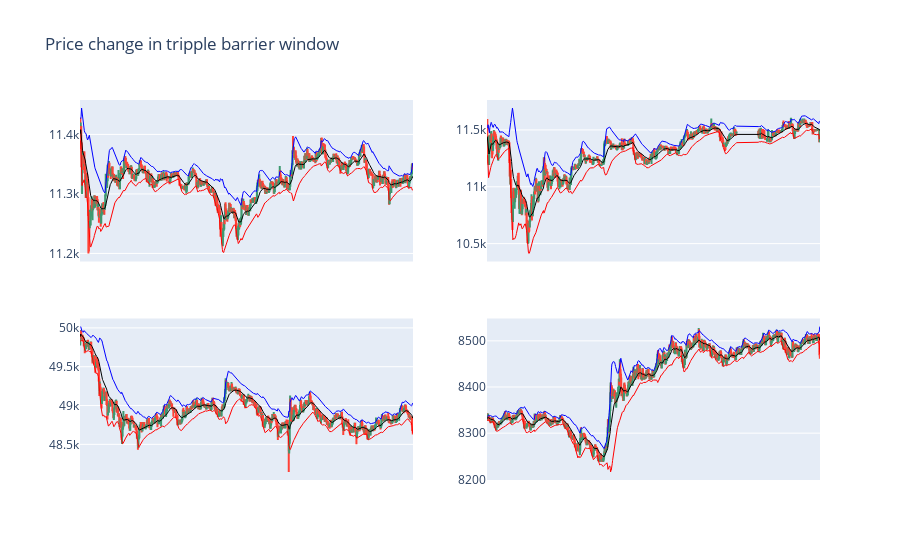

The cell this chart's notebook holds for it:
### Code cell
import random
import plotly.graph_objects as go
from plotly.subplots import make_subplots

n = 2; m = 2
label_1 = labels[labels['bin'] == 0]
list_1 = random.sample(list(label_1.index), k = n*m)

fig = make_subplots(
    rows = n, cols = m
)

for idx, st in enumerate(list_1):
  et = triple_barrier_events.loc[st]['t1']
  gr_dt = data.loc[st:et]
  avg, upper, lower = bbands(gr_dt['close'], 20, no_of_stdev=2)
  fig.add_trace(go.Candlestick(x=gr_dt.index,
                open=gr_dt.open, high=gr_dt.high,
                low=gr_dt.low, close=gr_dt.close),
                row = idx//n + 1, col = idx%m + 1)
  fig.add_trace(go.Scatter(x=gr_dt.index, y = avg,
                           line = dict(color='black', width=1)),
                row = idx//n + 1, col = idx%m + 1)
  fig.add_trace(go.Scatter(x=gr_dt.index, y = upper,
                           line = dict(color='blue', width=1)),
                row = idx//n + 1, col = idx%m + 1)
  fig.add_trace(go.Scatter(x=gr_dt.index, y = lower,
                           line = dict(color='red', width=1)),
                row = idx//n + 1, col = idx%m + 1)
  
  fig.update_xaxes(rangeslider_visible=False, visible = False)

fig.update_layout(title = 'Price change in tripple barrier window ')
fig.update_traces(showlegend = False)
fig.show()

### Figure 1 — Plotly figure (JSON) as saved in the notebook; plotly's stock layout.template omitted (floating-point values rounded to 4 significant figures; data arrays with more than 128 entries replaced by an {"elided": "..."} marker saying what was removed)
{"data": [{"close": {"elided": "731 float values"}, "high": {"elided": "731 float values"}, "low": {"elided": "731 float values"}, "open": {"elided": "731 float values"}, "showlegend": false, "type": "candlestick", "x": {"elided": "731 str values"}, "xaxis": "x", "yaxis": "y"}, {"line": {"color": "black", "width": 1}, "showlegend": false, "type": "scatter", "x": {"elided": "731 str values"}, "xaxis": "x", "y": {"elided": "731 float values"}, "yaxis": "y"}, {"line": {"color": "blue", "width": 1}, "showlegend": false, "type": "scatter", "x": {"elided": "731 str values"}, "xaxis": "x", "y": {"elided": "731 float values"}, "yaxis": "y"}, {"line": {"color": "red", "width": 1}, "showlegend": false, "type": "scatter", "x": {"elided": "731 str values"}, "xaxis": "x", "y": {"elided": "731 float values"}, "yaxis": "y"}, {"close": {"elided": "704 float values"}, "high": {"elided": "704 float values"}, "low": {"elided": "704 float values"}, "open": {"elided": "704 float values"}, "showlegend": false, "type": "candlestick", "x": {"elided": "704 str values"}, "xaxis": "x2", "yaxis": "y2"}, {"line": {"color": "black", "width": 1}, "showlegend": false, "type": "scatter", "x": {"elided": "704 str values"}, "xaxis": "x2", "y": {"elided": "704 float values"}, "yaxis": "y2"}, {"line": {"color": "blue", "width": 1}, "showlegend": false, "type": "scatter", "x": {"elided": "704 str values"}, "xaxis": "x2", "y": {"elided": "704 float values"}, "yaxis": "y2"}, {"line": {"color": "red", "width": 1}, "showlegend": false, "type": "scatter", "x": {"elided": "704 str values"}, "xaxis": "x2", "y": {"elided": "704 float values"}, "yaxis": "y2"}, {"close": {"elided": "733 float values"}, "high": {"elided": "733 float values"}, "low": {"elided": "733 float values"}, "open": {"elided": "733 float values"}, "showlegend": false, "type": "candlestick", "x": {"elided": "733 str values"}, "xaxis": "x3", "yaxis": "y3"}, {"line": {"color": "black", "width": 1}, "showlegend": false, "type": "scatter", "x": {"elided": "733 str values"}, "xaxis": "x3", "y": {"elided": "733 float values"}, "yaxis": "y3"}, {"line": {"color": "blue", "width": 1}, "showlegend": false, "type": "scatter", "x": {"elided": "733 str values"}, "xaxis": "x3", "y": {"elided": "733 float values"}, "yaxis": "y3"}, {"line": {"color": "red", "width": 1}, "showlegend": false, "type": "scatter", "x": {"elided": "733 str values"}, "xaxis": "x3", "y": {"elided": "733 float values"}, "yaxis": "y3"}, {"close": {"elided": "1009 float values"}, "high": {"elided": "1009 float values"}, "low": {"elided": "1009 float values"}, "open": {"elided": "1009 float values"}, "showlegend": false, "type": "candlestick", "x": {"elided": "1009 str values"}, "xaxis": "x4", "yaxis": "y4"}, {"line": {"color": "black", "width": 1}, "showlegend": false, "type": "scatter", "x": {"elided": "1009 str values"}, "xaxis": "x4", "y": {"elided": "1009 float values"}, "yaxis": "y4"}, {"line": {"color": "blue", "width": 1}, "showlegend": false, "type": "scatter", "x": {"elided": "1009 str values"}, "xaxis": "x4", "y": {"elided": "1009 float values"}, "yaxis": "y4"}, {"line": {"color": "red", "width": 1}, "showlegend": false, "type": "scatter", "x": {"elided": "1009 str values"}, "xaxis": "x4", "y": {"elided": "1009 float values"}, "yaxis": "y4"}], "layout": {"title": {"text": "Price change in tripple barrier window "}, "xaxis": {"anchor": "y", "domain": [0, 0.45], "rangeslider": {"visible": false}, "visible": false}, "xaxis2": {"anchor": "y2", "domain": [0.55, 1], "rangeslider": {"visible": false}, "visible": false}, "xaxis3": {"anchor": "y3", "domain": [0, 0.45], "rangeslider": {"visible": false}, "visible": false}, "xaxis4": {"anchor": "y4", "domain": [0.55, 1], "rangeslider": {"visible": false}, "visible": false}, "yaxis": {"anchor": "x", "domain": [0.575, 1]}, "yaxis2": {"anchor": "x2", "domain": [0.575, 1]}, "yaxis3": {"anchor": "x3", "domain": [0, 0.425]}, "yaxis4": {"anchor": "x4", "domain": [0, 0.425]}}}
